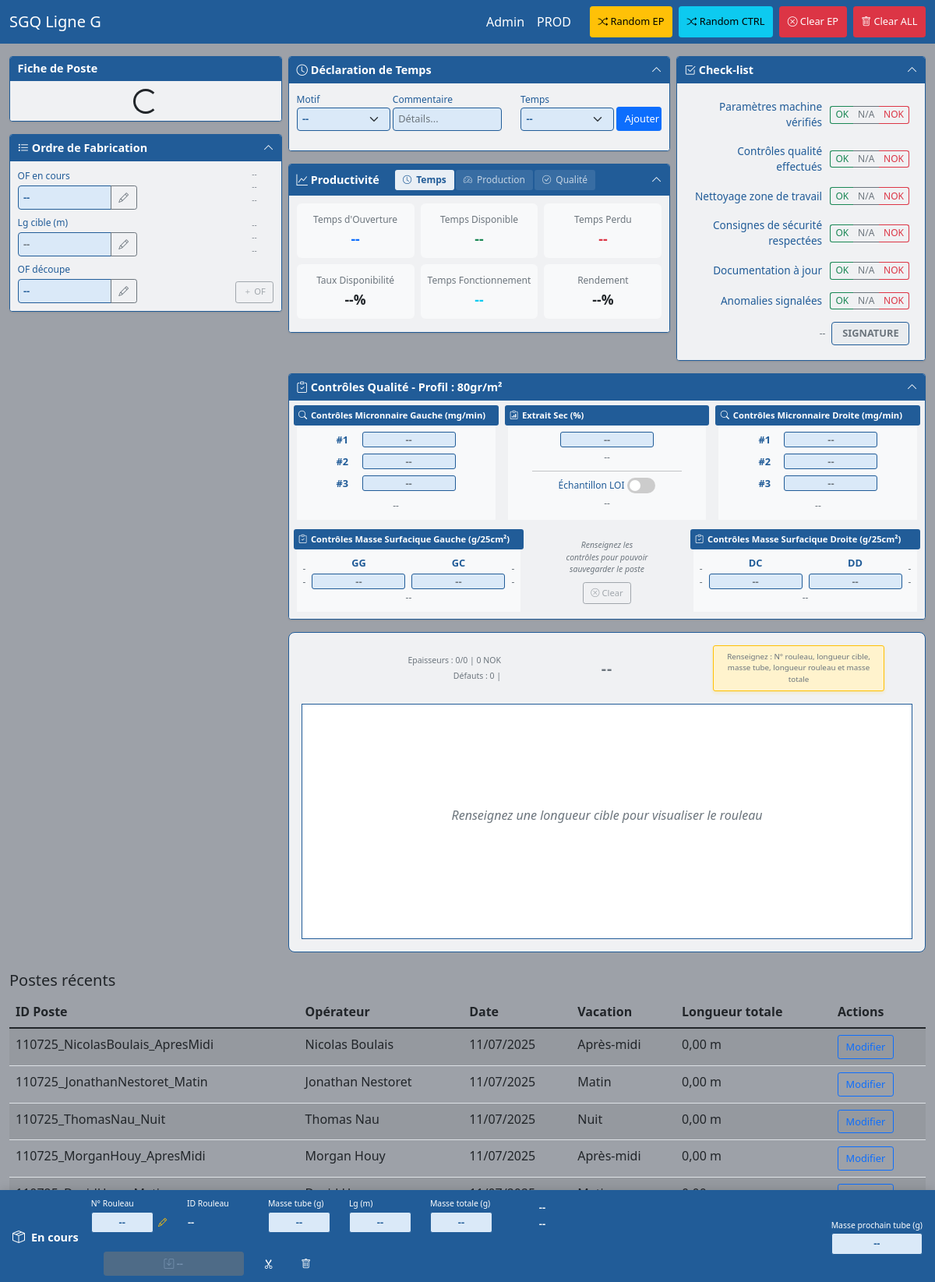
Before: / with the older database file.
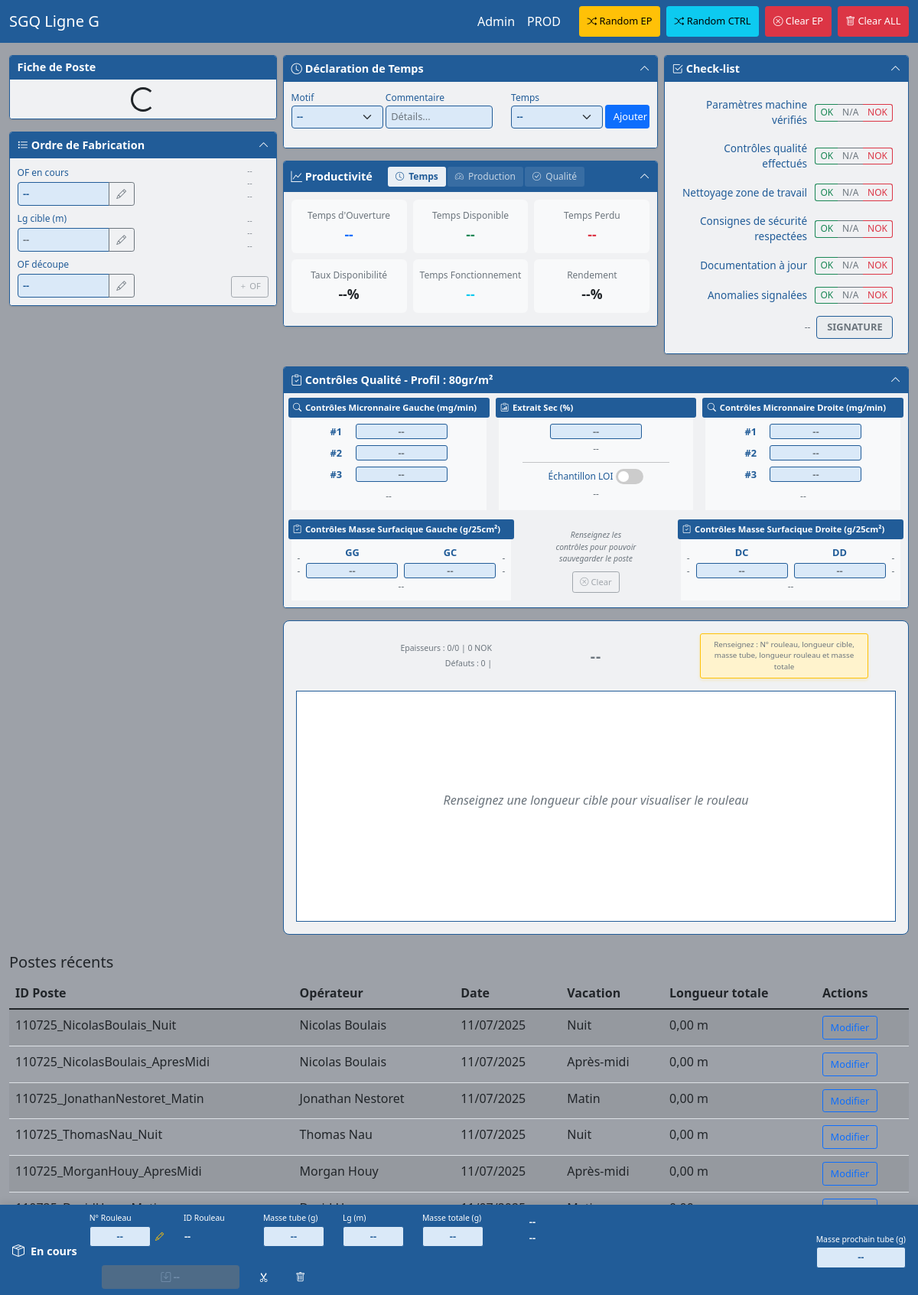
After: the same page with the newer database file.
### production/models.py (models this page shows, shortened)
class Shift(models.Model):
    VACATION_CHOICES = [
        ('Matin', 'Matin'),
        ('ApresMidi', 'Après-midi'),
        ('Nuit', 'Nuit'),
        ('Journee', 'Journée'),
    ]
    shift_id = models.CharField(max_length=50, unique=True,
                               help_text="ID unique généré automatiquement (format: date_operator_vacation)")
    date = models.DateField(verbose_name="Date", help_text="Date de production")
    operator = models.ForeignKey(Operator, on_delete=models.SET_NULL, null=True,
                                verbose_name="Opérateur", help_text="Opérateur responsable du poste")
    vacation = models.CharField(max_length=20, choices=VACATION_CHOICES,
                               verbose_name="Vacation", help_text="Vacation du poste")
    start_time = models.TimeField(null=True, blank=True, verbose_name="Heure de début", help_text="Heure de début du poste")
    end_time = models.TimeField(null=True, blank=True, verbose_name="Heure de fin", help_text="Heure de fin du poste")
    availability_time = models.DurationField(verbose_name="Temps disponible", help_text="Temps de disponibilité", null=True, blank=True)
    lost_time = models.DurationField(verbose_name="Temps perdu", help_text="Temps perdu", null=True, blank=True)
    operator_comments = models.TextField(blank=True,
                                       verbose_name="", help_text="Commentaires de l'opérateur")
    total_length = models.DecimalField(max_digits=10, decimal_places=2, default=0,
                                     help_text="Longueur totale en mètres")
    ok_length = models.DecimalField(max_digits=10, decimal_places=2, default=0,
                                  help_text="Longueur conforme en mètres")
    nok_length = models.DecimalField(max_digits=10, decimal_places=2, default=0,
                                   help_text="Longueur non conforme en mètres")
    raw_waste_length = models.DecimalField(max_digits=10, decimal_places=2, default=0,
                                         help_text="Longueur déchet brut en mètres")
    started_at_beginning = models.BooleanField(default=False, verbose_name="Machine démarrée", help_text="Machine démarrée en début de poste")
    meter_reading_start = models.DecimalField(max_digits=10, decimal_places=2, null=True, blank=True,
                                            verbose_name="Lg enroulée (m)", help_text="Métrage en début de poste (si démarrée)")
    started_at_end = models.BooleanField(default=False, verbose_name="Machine démarrée", help_text="Machine démarrée en fin de poste")
    meter_reading_end = models.DecimalField(max_digits=10, decimal_places=2, null=True, blank=True,
                                          verbose_name="Lg enroulée (m)", help_text="Métrage en fin de poste (si démarrée)")
    checklist_signed = models.CharField(max_length=5, null=True, blank=True,
                                      verbose_name="Signature check-list", help_text="Initiales de l'opérateur")
    checklist_signed_time = models.TimeField(null=True, blank=True,
                                           verbose_name="Heure signature check-list")
    created_at = models.DateTimeField(auto_now_add=True)
    updated_at = models.DateTimeField(auto_now=True)
    class Meta:
        verbose_name = "Poste"
        verbose_name_plural = "Postes"
        ordering = ['-date', '-created_at']

### core/models.py (models this page shows, shortened)
class Operator(models.Model):
    first_name = models.CharField(max_length=50, help_text="Prénom de l'opérateur")
    last_name = models.CharField(max_length=50, help_text="Nom de l'opérateur")
    employee_id = models.CharField(max_length=20, unique=True, blank=True, null=True,
                                  help_text="Matricule employé (optionnel)")
    training_completed = models.BooleanField(default=False,
                                           help_text="Formation terminée")
    is_active = models.BooleanField(default=True,
                                   help_text="Opérateur actif")
    created_at = models.DateTimeField(auto_now_add=True)
    updated_at = models.DateTimeField(auto_now=True)
    class Meta:
        verbose_name = "Opérateur"
        verbose_name_plural = "Opérateurs"
        ordering = ['last_name', 'first_name']
    @property
    def full_name(self):
        return f"{self.first_name} {self.last_name}"

### production/views.py (the view)
# urls.py: path('', views.prod, name='prod'),
def prod(request):
    shifts = Shift.objects.select_related('operator').order_by('-date', '-created_at')[:10]
    defect_types = DefectType.objects.filter(is_active=True).order_by('name')
    context = {
        'shifts': shifts,
        'defect_types': defect_types,
    }
    return render(request, 'production/prod.html', context)

### templates/production/prod.html (shortened to what the changed rows need)
{% extends 'base.html' %}
{% block content %}
<div class="mt-4">
    <div class="table-responsive">
        <table class="table table-striped">
            <thead>
                <tr>
                    <th>ID Poste</th>
                    <th>Opérateur</th>
                    <th>Date</th>
                    <th>Vacation</th>
                    <th>Longueur totale</th>
                    <th>Actions</th>
                </tr>
            </thead>
            <tbody>
                {% for shift in shifts %}
                <tr>
                    <td>{{ shift.shift_id }}</td>
                    <td>{{ shift.operator.full_name }}</td>
                    <td>{{ shift.date|date:"d/m/Y" }}</td>
                    <td>{{ shift.get_vacation_display }}</td>
                    <td>{{ shift.total_length }} m</td>
                    <td>
                        <a href="{% url 'production:shift_edit' shift.id %}"
                           class="btn btn-sm btn-outline-primary">
                            Modifier
                        </a>
                    </td>
                </tr>
                {% empty %}
                <tr>
                    <td colspan="6" class="text-center text-muted">
                        Aucun poste enregistré
                    </td>
                </tr>
                {% endfor %}
            </tbody>
        </table>
    </div>
</div>
{% endblock %}
{% block extra_css %}
<link href="https://cdn.jsdelivr.net/npm/bootstrap-icons@1.7.2/font/bootstrap-icons.css" rel="stylesheet">
{% endblock %}

Changed rows visible on the page:
added Shift: shift_id "110725_NicolasBoulais_Nuit", operator.full_name "Nicolas Boulais", date "11/07/2025", vacation "Nuit", total_length "0,00"
